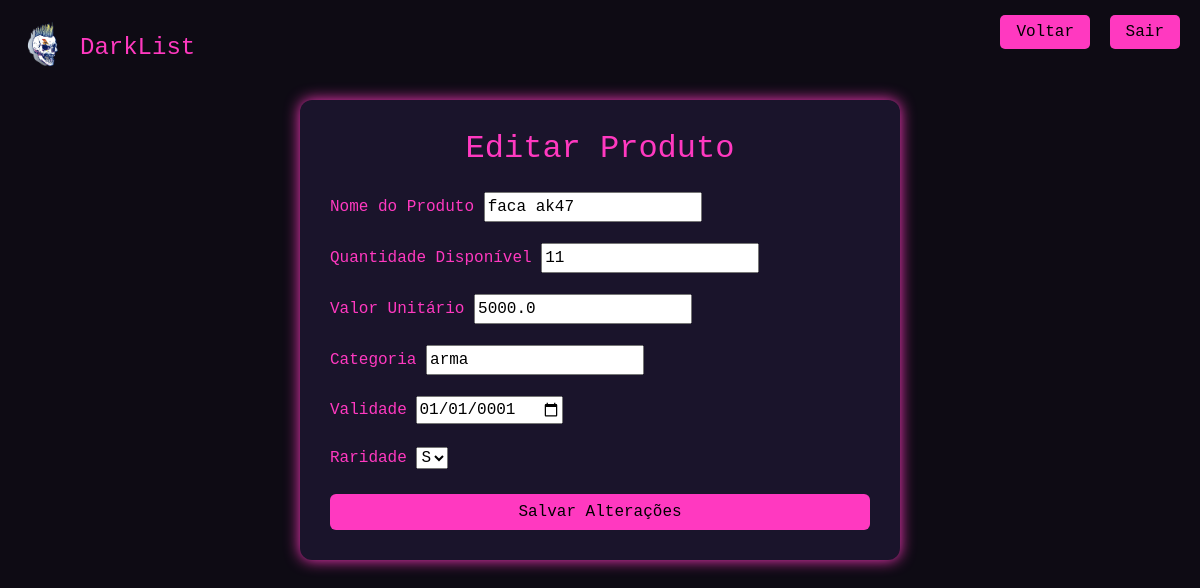
/editar_produto/2/ (signed in), run on the app's committed database.
### estoques/models.py (models this page shows, shortened)
class Estoque(models.Model):
    produto = models.CharField(max_length=200)
    quantidade_disponivel = models.IntegerField(default=0)
    valor_unitario = models.FloatField(default=0)
    categoria = models.CharField(max_length=100, default="Geral")  # novo
    validade = models.DateField(null=True, blank=True)             # novo
    raridade = models.CharField(
        max_length=50,
        choices=[
            ('E', 'E'),
            ('C', 'C'),
            ('B', 'B'),
            ('A', 'A'),
            ('S', 'S')
        ],
        default='comum'
    )  # novo

### estoques/views.py (the view)
# urls.py: path('editar_produto/<int:produto_id>/', views.editar_produto, name='editar_produto'),
@login_required
def editar_produto(request, produto_id):
    produto = get_object_or_404(Estoque, id=produto_id)
    if request.method == 'POST':
        form = EstoqueForm(request.POST, instance=produto)
        if form.is_valid():
            form.save()
            return HttpResponseRedirect(reverse('index'))
    else:
        form = EstoqueForm(instance=produto)
    return render(request, 'estoques/editar_produto.html', {'form': form})

### estoques/forms.py
class EstoqueForm(forms.ModelForm):
    class Meta:
        model = Estoque
        fields = ['produto', 'quantidade_disponivel', 'valor_unitario', 'categoria', 'validade', 'raridade']
        widgets = {
            'validade': forms.DateInput(attrs={'type': 'date'}),
        }

### estoques/templates/estoques/editar_produto.html (shortened to what this page needs)
{% load static %}
<!DOCTYPE html>
<html lang="pt-BR">
<head>
  <link href="https://cdn.jsdelivr.net/npm/bootstrap@5.3.3/dist/css/bootstrap.min.css" rel="stylesheet" />
  <link rel="stylesheet" href="{% static 'css/styles.css' %}">
</head>
<body>
  <div>
    <img class="logo" src="{% static 'img/punky-skull-background.png' %}" alt="Logo">
    <span>DarkList</span>
  </div>
  <div class="top-buttons">
    <a href="{% url 'index' %}">Voltar</a>
    <a href="{% url 'logout' %}">Sair</a>
  </div>
  <div class="form-container">
    <h2 class="text-center mb-4" style="color: #ff39c0;">Editar Produto</h2>
    <form method="post" action="{% url 'editar_produto' produto_id=form.instance.id %}">
      <div class="mb-3">
        <label for="produto" class="form-label">Nome do Produto</label>
        {{ form.produto }}
      </div>
      <div class="mb-3">
        <label for="quantidade_disponivel" class="form-label">Quantidade Disponível</label>
        {{ form.quantidade_disponivel }}
      </div>
      <div class="mb-3">
        <label for="valor_unitario" class="form-label">Valor Unitário</label>
        {{ form.valor_unitario }}
      </div>
      <div class="mb-3">
        <label for="categoria" class="form-label">Categoria</label>
        {{ form.categoria }}
      </div>
      <div class="mb-3">
        <label for="validade" class="form-label">Validade</label>
        {{ form.validade }}
      </div>
      <div class="mb-3">
        <label for="raridade" class="form-label">Raridade</label>
        {{ form.raridade }}
      </div>
      <button type="submit" class="btn btn-darklist w-100">Salvar Alterações</button>
    </form>
  </div>
</body>
</html>

### static/css/styles.css (style rules this page uses)
body { background-color: none; }
a { text-decoration-line: none; color: #8bb174; }

### estoques/templates/estoques/editar_produto.html (style rules this page uses)
body { background-color: #0e0b14; color: #e0b2ff; font-family: 'Courier New', Courier, monospace; }
.logo { position: absolute; top: 20px; left: 20px; width: 50px; }
.logo + span { position: absolute; top: 30px; left: 80px; color: #ff39c0; font-size: 24px; }
.form-container { max-width: 600px; margin: 100px auto 60px auto; background-color: #1a142b; padding: 30px; border-radius: 12px; box-shadow: 0 0 15px #ff39c0; }
.form-label { color: #ff39c0; }
.btn-darklist { background-color: #ff39c0; color: #000; border: none; transition: 0.3s; }
.top-buttons { position: absolute; top: 20px; right: 20px; }
.top-buttons a { margin-left: 10px; background-color: #ff39c0; color: #000; padding: 8px 16px; text-decoration: none; border-radius: 5px; transition: 0.3s; }

### data on the page
Estoque: produto "faca ak47", quantidade_disponivel "11", valor_unitario "5000.0", categoria "arma", validade "01/01/0001", raridade "S"
